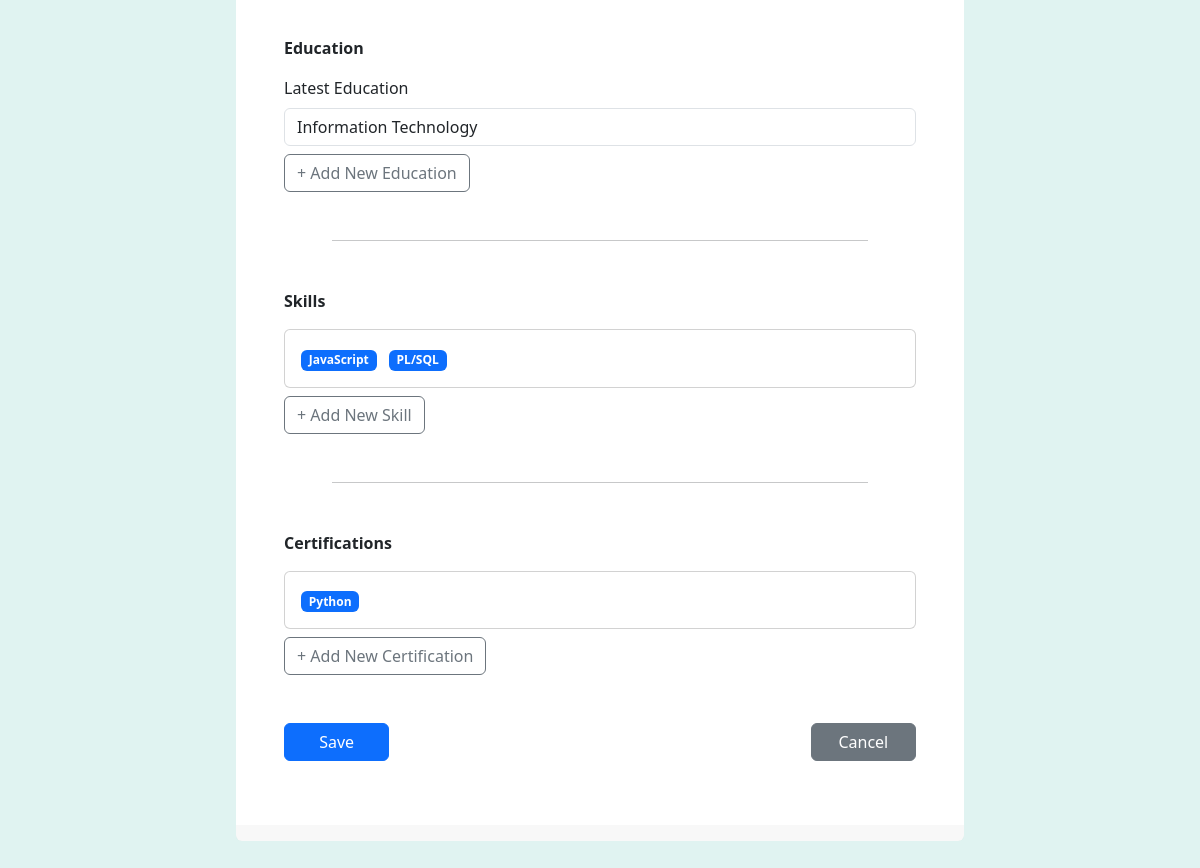
Before: /profiles/edit/ (signed in, lower part) with the older database file.
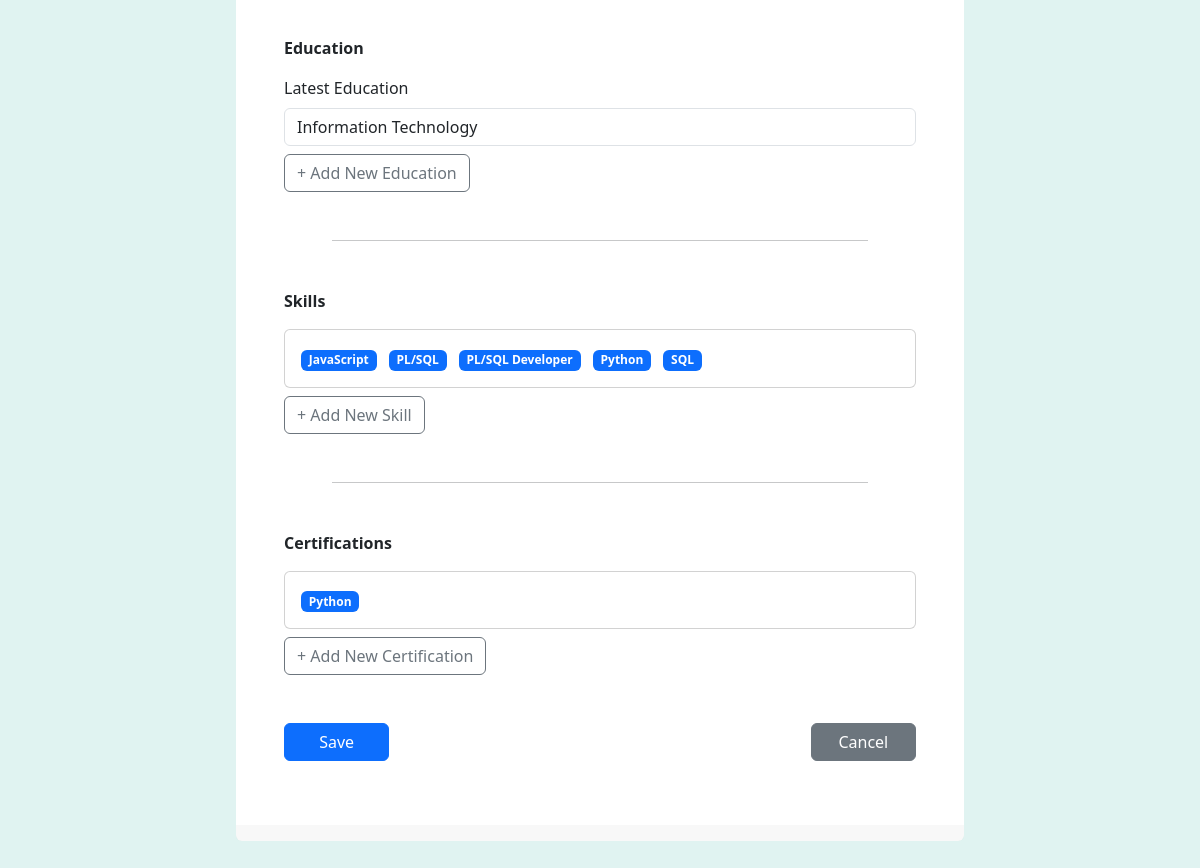
After: the same page with the newer database file.
### profiles/models.py (models this page shows)
class Education(models.Model):
    profile = models.ForeignKey(Profile, on_delete=models.CASCADE, related_name='educations')
    school_name = models.CharField(max_length=100)
    degree = models.CharField(max_length=100)
    field_of_study = models.CharField(max_length=100)
    start_year = models.PositiveIntegerField(blank=False, null=False)
    end_year = models.PositiveIntegerField(blank=True, null=True)
    class Meta:
        unique_together = ('profile', 'school_name', 'degree', 'field_of_study')

class Skill(models.Model):
    profile = models.ForeignKey(Profile, on_delete=models.CASCADE, related_name='skills')
    name = models.CharField(max_length=50)
    class Meta:
        unique_together = ('profile', 'name')

class Certification(models.Model):
    profile = models.ForeignKey(Profile, on_delete=models.CASCADE, related_name='certifications')
    name = models.CharField(max_length=100)
    issuing_organization = models.CharField(max_length=100)
    issue_date = models.DateField(blank=False)
    expiration_date = models.DateField(blank=False)
    class Meta:
        unique_together = ('profile', 'name', 'issuing_organization', 'issue_date')

### profiles/profiles_views.py (the view, shortened to what this page needs)
# urls.py: path('edit/', views.edit_profile, name='edit_profile'),
@login_required
def edit_profile(request):
    profile = get_object_or_404(Profile, user=request.user)
    work_experience_form = WorkExperienceForm(request.POST or None)
    education_form = EducationForm(request.POST or None)
    skill_form = SkillForm(request.POST or None)
    certification_form = CertificationForm(request.POST or None)
    latest_education = profile.educations.order_by('-end_year').first()
    skills = profile.skills.all()
    certificates = profile.certifications.all()
    gender_choices = Profile._meta.get_field('gender').choices
    context = {
        'profile': profile,
        'gender_choices': gender_choices,
        'work_experience_form': work_experience_form,
        'education_form': education_form,
        'skill_form': skill_form,
        'certification_form': certification_form,
        'latest_education': latest_education,
        'skills': skills,
        'certificates': certificates,
    }
    return render(request, 'profiles/edit_profile.html', context)

### profiles/forms.py
class WorkExperienceForm(forms.ModelForm):
    class Meta:
        model = WorkExperience
        fields = ['company_name', 'role', 'start_date', 'end_date', 'description']
        widgets = {
            'company_name': forms.TextInput(attrs={'class': 'form-control', 'placeholder': 'Company Name'}),
            'role': forms.TextInput(attrs={'class': 'form-control', 'placeholder': 'Role'}),
            'start_date': forms.DateInput(attrs={'class': 'form-control', 'type': 'date'}),
            'end_date': forms.DateInput(attrs={'class': 'form-control', 'type': 'date'}),
            'description': forms.Textarea(attrs={'class': 'form-control', 'rows': 3, 'placeholder': 'Job Description'}),
        }

class EducationForm(forms.ModelForm):
    class Meta:
        model = Education
        fields = ['school_name', 'degree', 'field_of_study', 'start_year', 'end_year']
        widgets = {
            'school_name': forms.TextInput(attrs={'class': 'form-control', 'placeholder': 'Enter school name'}),
            'degree': forms.TextInput(attrs={'class': 'form-control', 'placeholder': 'Enter degree'}),
            'field_of_study': forms.TextInput(attrs={'class': 'form-control', 'placeholder': 'Enter field of study'}),
            'start_year': forms.NumberInput(attrs={'class': 'form-control', 'placeholder': 'Start year', 'min': 1900, 'max': 2100}),
            'end_year': forms.NumberInput(attrs={'class': 'form-control', 'placeholder': 'End year', 'min': 1900, 'max': 2100}),
        }

### templates/profiles/edit_profile.html (shortened to what this page needs)
{% extends "core/base.html" %}
{% block content %}
<div class="container-fluid d-flex justify-content-center mb-5">
    <div class="card col-md-8 border-0">
        <div class="card-body p-5 profile-edit">
            <form method="POST" enctype="multipart/form-data">
                <div class="section-title mb-3"><strong>Education</strong></div>
                <div class="mb-2">
                    <label for="education" class="form-label">Latest Education</label>
                    <input type="text" class="form-control" id="education" name="education" value="{{ latest_education.field_of_study }}" readonly>
                </div>
                <button type="button" class="btn btn-outline-secondary">
                    <a href="{% url 'add_education' %}?next={% url 'edit_profile' %}">+ Add New Education</a>
                </button>
                <hr class="m-5">
                <div class="section-title mb-3"><strong>Skills</strong></div>
                <div class="card mb-2">
                    <div class="card-body">
                        {% for skill in skills %}
                        <span class="badge bg-primary me-2">{{ skill.name }}</span>
                        {% endfor %}
                    </div>
                </div>
                <button type="button" class="btn btn-outline-secondary">
                    <a href="{% url 'add_skill' %}?next={% url 'edit_profile' %}">+ Add New Skill</a>
                </button>
                <hr class="m-5">
                <div class="section-title mb-3"><strong>Certifications</strong></div>
                <div class="card mb-2">
                    <div class="card-body">
                        {% for certificate in certificates %}
                        <span class="badge bg-primary me-2">{{ certificate.name }}</span>
                        {% endfor %}
                    </div>
                </div>
                <button type="button" class="btn btn-outline-secondary mb-5">
                    <a href="{% url 'add_certification' %}?next={% url 'edit_profile' %}">+ Add New Certification</a>
                </button>
                <div class="d-flex justify-content-between mb-3">
                    <button type="submit" class="btn btn-primary col-2">Save</button>
                    <a href="{% url 'view_profile' %}" class="btn-secondary btn text-white col-2">Cancel</a>
                </div>
            </form>
        </div>
        <div class="card-footer border-0">
        </div>
    </div>
</div>
{% endblock %}

### templates/core/base.html (shortened to what this page needs)
{% load static %}
<!DOCTYPE html>
<html lang="en">
<head>
  <link href="https://cdnjs.cloudflare.com/ajax/libs/font-awesome/6.5.0/css/all.min.css" rel="stylesheet">
  <link href="https://cdn.jsdelivr.net/npm/bootstrap@5.3.0/dist/css/bootstrap.min.css" rel="stylesheet">
  <link rel="stylesheet" href="{% static 'css/style.css' %}">
</head>
<body class="main-body">
  <div class="container mt-5 pt-5">
    {% block content %}
    {% endblock %}
  </div>
</body>
</html>

### static/css/style.css (style rules this page uses)
.main-body { background-color: rgb(224, 243, 241); overflow-x: auto; }
.profile-edit a { text-decoration: none; color: inherit; }
.container-fluid .profile-edit { background-color: white; }

Changed rows visible on the page:
added Skill: name "PL/SQL Developer"
added Skill: name "Python"
added Skill: name "SQL"
